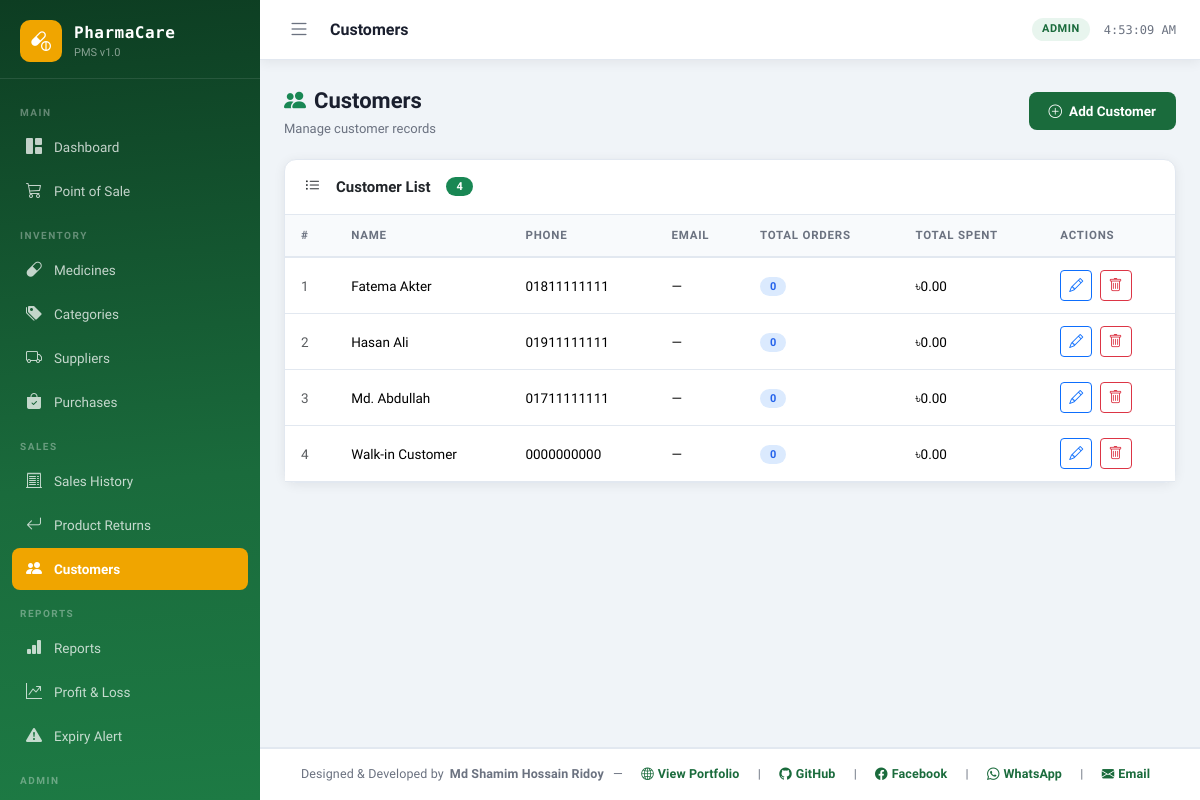
Screenshot of /pages/customers.php (signed in) with the database file from the repository.
### tables this page shows
CREATE TABLE IF NOT EXISTS customers (
    id INT AUTO_INCREMENT PRIMARY KEY,
    name VARCHAR(100) NOT NULL,
    phone VARCHAR(20),
    email VARCHAR(100),
    address TEXT,
    created_at TIMESTAMP DEFAULT CURRENT_TIMESTAMP
);

### includes/auth.php (called while the page is built, shortened)
<?php
function hasRole($role) {
    return isset($_SESSION['role']) && $_SESSION['role'] === $role;
}
?>

### pages/customers.php (the view, shortened to what this page needs)
<?php
require_once '../includes/auth.php';
require_once '../includes/db.php';
$customers = $conn->query("SELECT c.*, COUNT(s.id) sale_count, COALESCE(SUM(s.total),0) total_spent FROM customers c LEFT JOIN sales s ON c.id=s.customer_id GROUP BY c.id ORDER BY c.name")->fetch_all(MYSQLI_ASSOC);
include '../includes/header.php';
?>
<div class="page-header">
    <div>
        <div class="page-title"><i class="bi bi-people-fill me-2 text-success"></i>Customers</div>
        <div class="page-subtitle">Manage customer records</div>
    </div>
    <button class="btn-primary-custom" data-bs-toggle="modal" data-bs-target="#custModal">
        <i class="bi bi-plus-circle"></i> Add Customer
    </button>
</div>
<div class="card">
    <div class="card-header"><i class="bi bi-list-ul me-2"></i>Customer List <span class="badge bg-success ms-2"><?= count($customers) ?></span></div>
    <div class="table-responsive">
        <table class="table table-hover mb-0">
            <thead><tr>
                <th>#</th><th>Name</th><th>Phone</th><th>Email</th><th>Total Orders</th><th>Total Spent</th><th>Actions</th>
            </tr></thead>
            <tbody>
                <?php foreach ($customers as $i => $c): ?>
                <tr>
                    <td class="text-muted"><?= $i+1 ?></td>
                    <td class="fw-600"><?= htmlspecialchars($c['name']) ?></td>
                    <td><?= htmlspecialchars($c['phone'] ?? '—') ?></td>
                    <td><?= htmlspecialchars($c['email'] ?? '—') ?></td>
                    <td><span class="badge badge-info"><?= $c['sale_count'] ?></span></td>
                    <td class="fw-600">৳<?= number_format($c['total_spent'], 2) ?></td>
                    <td>
                        <button class="btn btn-sm btn-outline-primary me-1" onclick="editCust(<?= htmlspecialchars(json_encode($c)) ?>)"><i class="bi bi-pencil"></i></button>
                        <?php if (hasRole('admin') && $c['sale_count'] == 0): ?>
                        <a href="customers.php?delete=<?= $c['id'] ?>" class="btn btn-sm btn-outline-danger" data-confirm="Delete customer?"><i class="bi bi-trash"></i></a>
                        <?php endif; ?>
                    </td>
                </tr>
                <?php endforeach; ?>
            </tbody>
        </table>
    </div>
</div>
<?php include '../includes/footer.php'; ?>

### assets/css/style.css (style rules this page uses)
:root { --sidebar-w: 260px; --topbar-h: 60px; --primary: #1a6b3c; --primary-dark: #124d2c; --primary-light: #e8f5ee; --accent: #f0a500; --accent-light: #fff8e6; --danger: #e63946; --warning: #f4a261; --info: #2176ae; --bg: #f0f4f8; --surface: #ffffff; --text: #1a1f2e; --text-muted: #6b7280; --border: #e2e8f0; --radius: 12px; --radius-sm: 8px; --shadow: 0 2px 12px rgba(0,0,0,0.07); --shadow-lg: 0 8px 32px rgba(0,0,0,0.12); }
* { box-sizing: border-box; margin: 0; padding: 0; }
body { font-family: 'Plus Jakarta Sans', sans-serif; background: var(--bg); color: var(--text); min-height: 100vh; overflow-x: hidden; }
.card { border: 1px solid var(--border); border-radius: var(--radius); box-shadow: var(--shadow); background: var(--surface); }
.card-header { background: none; border-bottom: 1px solid var(--border); padding: 16px 20px; font-weight: 700; font-size: 15px; display: flex; align-items: center; gap: 8px; }
.table { margin: 0; }
.table thead th { background: #f8fafc; font-size: 11.5px; font-weight: 700; letter-spacing: .8px; text-transform: uppercase; color: var(--text-muted); border-bottom: 2px solid var(--border); padding: 12px 16px; white-space: nowrap; }
.table tbody td { padding: 12px 16px; font-size: 13.5px; vertical-align: middle; border-color: var(--border); }
.badge { font-size: 11px; font-weight: 600; padding: 4px 10px; border-radius: 20px; }
.badge-info { background: #dbeafe; color: #2563eb; }
.btn-primary-custom { background: var(--primary); color: #fff; border: none; padding: 9px 20px; border-radius: var(--radius-sm); font-size: 13.5px; font-weight: 600; cursor: pointer; transition: background .2s, transform .1s; display: inline-flex; align-items: center; gap: 7px; }
.page-header { display: flex; align-items: center; justify-content: space-between; margin-bottom: 20px; flex-wrap: wrap; gap: 10px; }
.page-title { font-size: 22px; font-weight: 800; color: var(--text); }
.page-subtitle { font-size: 13px; color: var(--text-muted); margin-top: 2px; }

### rows the page displays
customers: name "Fatema Akter", phone "01811111111", email "—", sale_count "0", total_spent "0.00"
customers: name "Hasan Ali", phone "01911111111", email "—", sale_count "0", total_spent "0.00"
customers: name "Md. Abdullah", phone "01711111111", email "—", sale_count "0", total_spent "0.00"
customers: name "Walk-in Customer", phone "0000000000", email "—", sale_count "0", total_spent "0.00"

### other values shown
str_replace('_', ' ', $currentPage) "Customers"
$user['role'] "ADMIN"
count($customers) "4"
